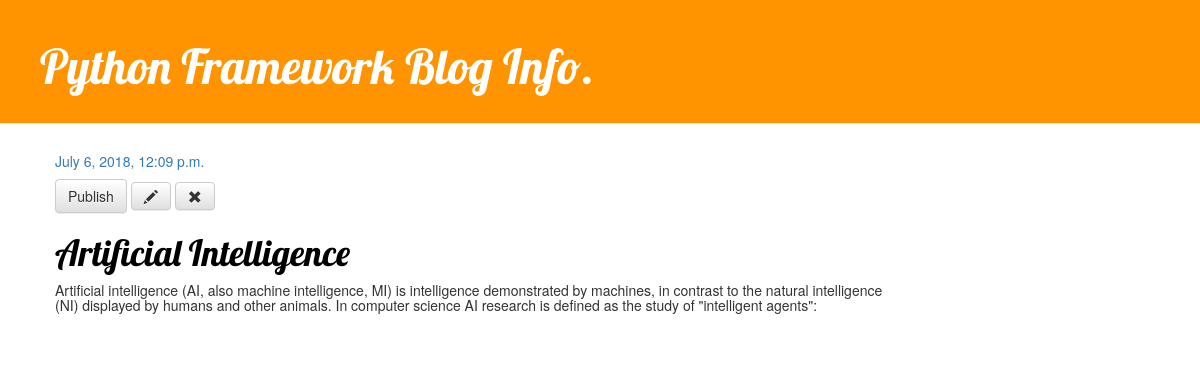
The app's page /post/1/ with its own data.
### blog/models.py (models this page shows, shortened)
class Post(models.Model):
    author = models.ForeignKey('auth.User', on_delete=models.CASCADE)
    title = models.CharField(max_length=200)
    text = models.TextField()
    created_date = models.DateTimeField(
            default=timezone.now)
    published_date = models.DateTimeField(
            blank=True, null=True)

### blog/views.py (the view)
# urls.py: url(r'^post/(?P<pk>\d+)/$', views.post_detail, name='post_detail'),
def post_detail(request, pk):
	post = get_object_or_404(Post, pk=pk)
	return render(request, 'blog/post_detail.html',{'post':post})

### blog/templates/blog/post_detail.html
{% extends 'blog/base.html' %}
	{% block content %}
		{% if post.published_date %}
			<h5><a>{{ post.published_date }}</h5></a>
			{% endif %}
			    <a class="btn btn-default" href="{% url 'post_publish' pk=post.pk %}">Publish</a>
			    <a class="btn btn-default" href="{% url 'post_edit' pk=post.pk %}"><span class="glyphicon glyphicon-pencil"></span></a>
			    <a class="btn btn-default" href="{% url 'post_remove' pk=post.pk %}"><span class="glyphicon glyphicon-remove"></span></a>
			    <div class="post">
			    	<h1><a href="">{{ post.title }}</a></h1>
					<h5>{{ post.text|linebreaksbr }}</h5>
				</div>
	{% endblock %}

### blog/static/css/blog.css (style rules this page uses)
h5 { margin-right: 300px; }
h1, h2, h3 { font-family: 'Lobster', cursive; }
.post { margin-bottom: 50px; }
.post h1 a, .post h1 a:visited { color: #000000; }

### records on screen
Post: published_date "July 6, 2018, 12:09 p.m.", title "Artificial Intelligence", text "Artificial intelligence (AI, also machine intelligence, MI) is intelligence demonstrated by machines, in contrast to the natural intelligence (NI) displayed by humans and other animals. In computer science AI research is defined as the study of \"intelligent agents\":"
